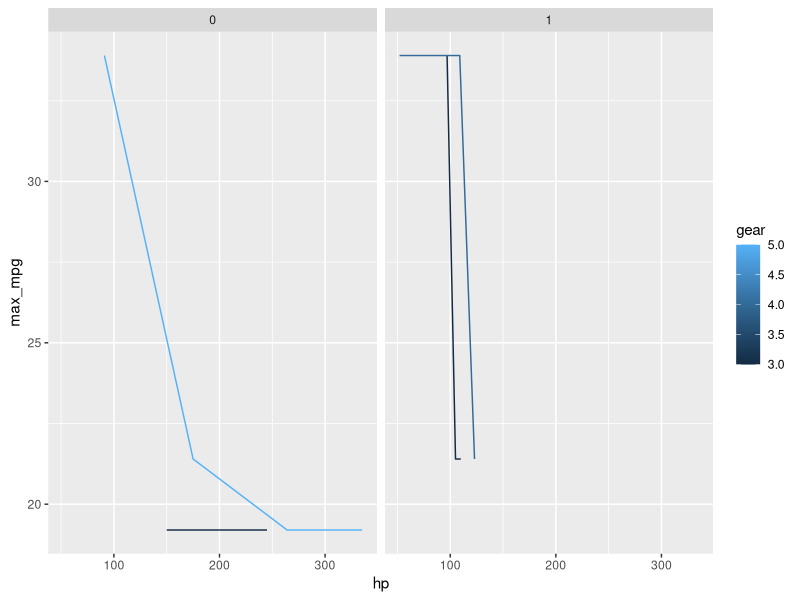

The R source for this figure:
library(tidyverse)
data("mtcars")
glimpse(mtcars)

mtcarsGroup = mtcars %>% group_by(cyl) %>%
  mutate(mean_disp = mean(disp),
            max_mpg = max(mpg))

ggplot(mtcarsGroup, aes(x = hp, y = max_mpg, color = gear, group = gear)) +
  geom_line() +
  facet_wrap(~vs)
